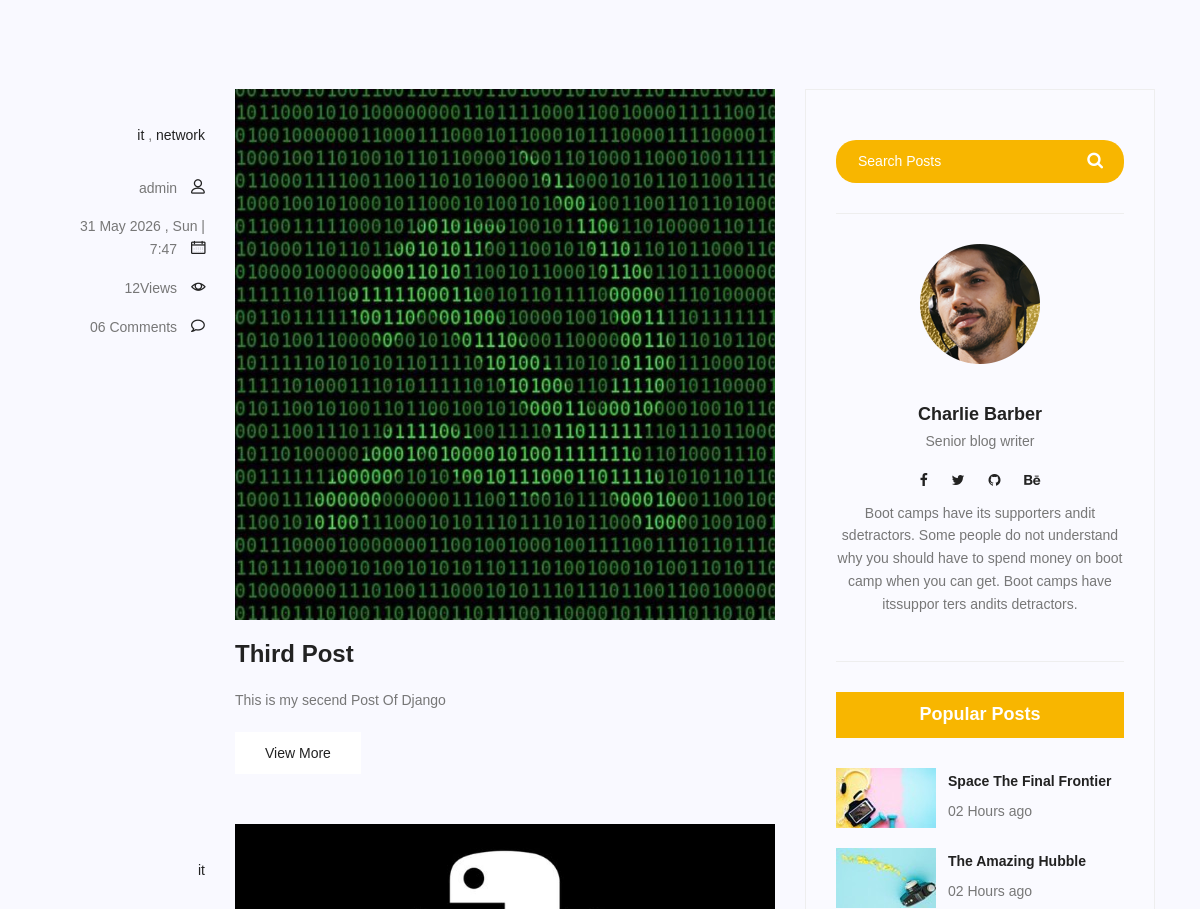
The page /blog/blog_home/ (middle part) on the database as committed earlier.
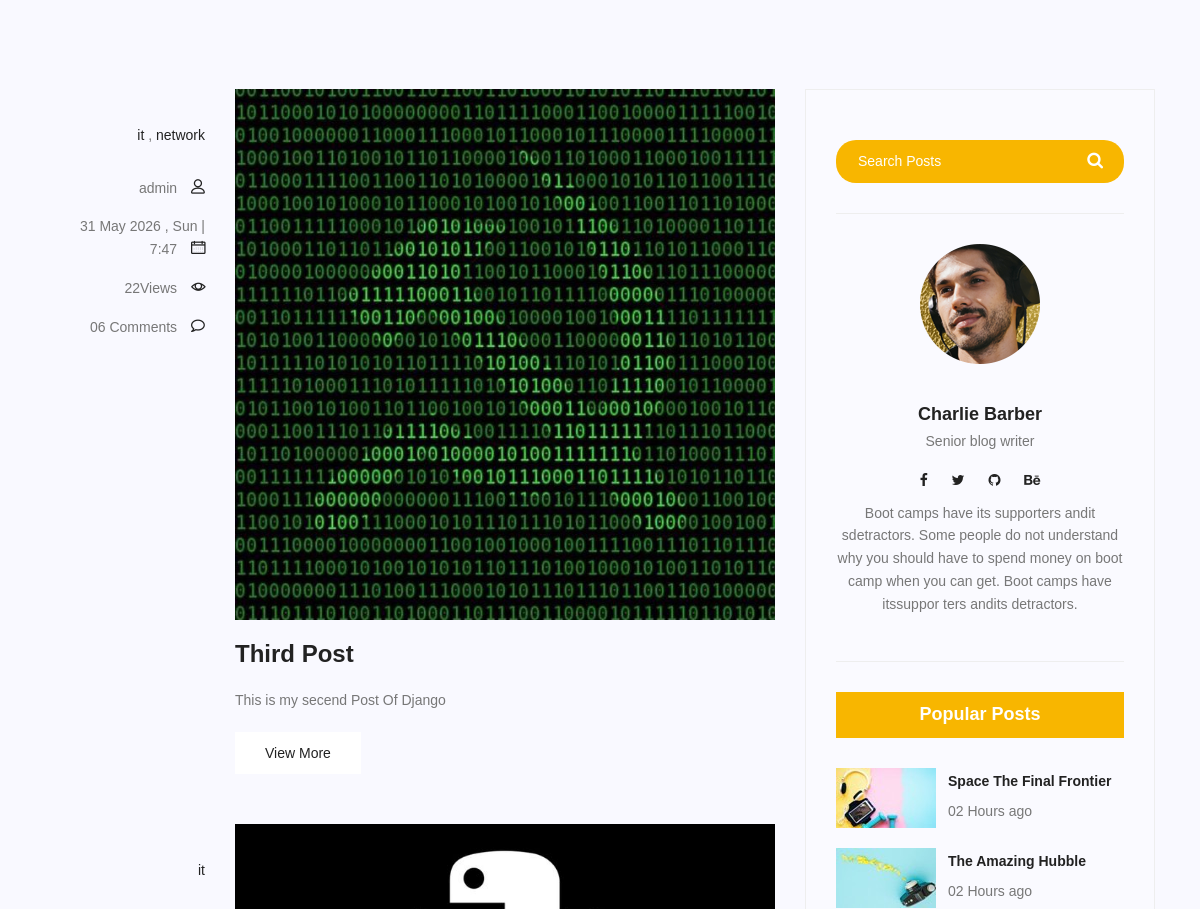
The same page on the database as committed later.
### blog/models.py (models this page shows, shortened)
class category(models.Model):
    name = models.CharField(max_length=255)

class Post(models.Model):
    image = models.ImageField(upload_to='blog/images',default='blog/default.jpg')
    author = models.ForeignKey(User, on_delete=models.SET_NULL,null=True)
    title = models.CharField(max_length=255)
    content = models.TextField()
    category = models.ManyToManyField(category)
    counted_views = models.IntegerField(default=0)
    status = models.BooleanField(default=False)
    published_date = models.DateTimeField(null=True)
    created_date = models.DateTimeField(auto_now_add=True)
    updated_date = models.DateTimeField(auto_now=True)

### blog/views.py (the view)
# urls.py: path('blog_home/', views.blog_home, name="blog-home"),
def blog_home(request):
    posts = Post.objects.filter(status=1)
    context = {'posts': posts}
    return render(request, 'blog/blog-home.html',context)

### templates/blog/blog-home.html (shortened to what this page needs)
{% extends 'base.html' %} {% load static %} {% block content %}
<section class="top-category-widget-area pt-90 pb-90">
</section>
<section class="post-content-area">
  <div class="container">
    <div class="row">
      <div class="col-lg-8 posts-list">
        {% for post in posts %}
        <div class="single-post row">
          <div class="col-lg-3 col-md-3 meta-details">
            <ul class="tags">
              {% for cat in post.category.all %}
              <li><a href="#">{{cat.name}}</a></li>
              {% if not forloop.last %},{% endif %} {% endfor %}
            </ul>
            <div class="user-details row">
              <p class="user-name col-lg-12 col-md-12 col-6">
                <a href="#">{{post.author}}</a>
                <span class="lnr lnr-user"></span>
              </p>
              <p class="date col-lg-12 col-md-12 col-6">
                <a href="#">{{post.created_date|date:"d M Y , D | G:i"}}</a>
                <span class="lnr lnr-calendar-full"></span>
              </p>
              <p class="view col-lg-12 col-md-12 col-6">
                <a href="#">{{post.counted_views}}Views</a>
                <span class="lnr lnr-eye"></span>
              </p>
              <p class="comments col-lg-12 col-md-12 col-6">
                <a href="#">06 Comments</a>
                <span class="lnr lnr-bubble"></span>
              </p>
            </div>
          </div>
          <div class="col-lg-9 col-md-9">
            <div class="feature-img">
              <img class="img-fluid" src="{{post.image.url}}" alt="" />
            </div>
            <a class="posts-title" href="{% url 'blog-single' pid=post.id  %}"
              ><h3>{{post.title}}</h3></a
            >
            <p class="excert">{{post.content|truncatechars:200}}</p>
            <a href="{% url 'blog-single' pid=post.id %}" class="primary-btn"
              >View More</a
            >
          </div>
        </div>
        {% endfor %}
      </div>
      <div class="col-lg-4 sidebar-widgets">
        <div class="widget-wrap">
          {% include 'blog/blog-writer.html' %}
          <div class="single-sidebar-widget popular-post-widget">
            <h4 class="popular-title">Popular Posts</h4>
            <div class="popular-post-list">
              <div class="single-post-list d-flex flex-row align-items-center">
                <div class="thumb">
                  <img
                    class="img-fluid"
                    src="{% static 'img/blog/pp1.jpg' %}"
                    alt=""
                  />
                </div>
                <div class="details">
                  <a href="blog-single.html"
                    ><h6>Space The Final Frontier</h6></a
                  >
                  <p>02 Hours ago</p>
                </div>
              </div>
              <div class="single-post-list d-flex flex-row align-items-center">
                <div class="thumb">
                  <img
                    class="img-fluid"
                    src="{% static 'img/blog/pp2.jpg' %}"
                    alt=""
                  />
                </div>
                <div class="details">
                  <a href="blog-single.html"><h6>The Amazing Hubble</h6></a>
                  <p>02 Hours ago</p>
                </div>
              </div>
            </div>
          </div>
        </div>
      </div>
    </div>
  </div>
</section>
{% endblock %}

### templates/base.html (shortened to what this page needs)
{%load static%}
<!doctype html>
<html lang="zxx" class="no-js">
  <head>
    <link rel="stylesheet" href=" {%static  'css/linearicons.css'  %} " />
    <link rel="stylesheet" href=" {%static  'css/font-awesome.min.css'  %} " />
    <link rel="stylesheet" href=" {%static  'css/bootstrap.css'  %} " />
    <link rel="stylesheet" href=" {%static  'css/magnific-popup.css'  %} " />
    <link rel="stylesheet" href=" {%static  'css/jquery-ui.css'  %} " />
    <link rel="stylesheet" href=" {%static  'css/nice-select.css'  %} " />
    <link rel="stylesheet" href=" {%static  'css/animate.min.css'  %} " />
    <link rel="stylesheet" href=" {%static  'css/owl.carousel.css'  %} " />
    <link rel="stylesheet" href=" {%static  'css/main.css'  %} " />
  </head>
  <body>
    {% block content %}
    {% endblock %}
  </body>
</html>

### templates/blog/blog-writer.html
{% load static %}
<div class="single-sidebar-widget search-widget">
            <form class="search-form" action="#">
              <input
                placeholder="Search Posts"
                name="search"
                type="text"
                onfocus="this.placeholder = ''"
                onblur="this.placeholder = 'Search Posts'"
              />
              <button type="submit"><i class="fa fa-search"></i></button>
            </form>
          </div>
          <div class="single-sidebar-widget user-info-widget">
            <img src="{% static 'img/blog/user-info.png' %}" alt="" />
            <a href="#"><h4>Charlie Barber</h4></a>
            <p>Senior blog writer</p>
            <ul class="social-links">
              <li>
                <a href="#"><i class="fa fa-facebook"></i></a>
              </li>
              <li>
                <a href="#"><i class="fa fa-twitter"></i></a>
              </li>
              <li>
                <a href="#"><i class="fa fa-github"></i></a>
              </li>
              <li>
                <a href="#"><i class="fa fa-behance"></i></a>
              </li>
            </ul>
            <p>
              Boot camps have its supporters andit sdetractors. Some people do
              not understand why you should have to spend money on boot camp
              when you can get. Boot camps have itssuppor ters andits
              detractors.
            </p>
          </div>

Rows that differ between the two databases and show on the page:
changed Post "Third Post": counted_views "12" → "22"
